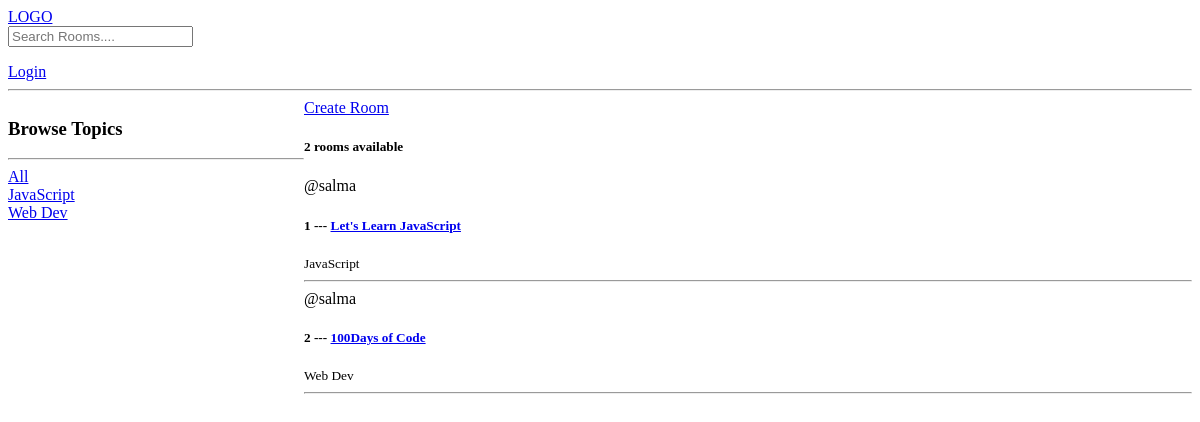
The app's page /, older data.
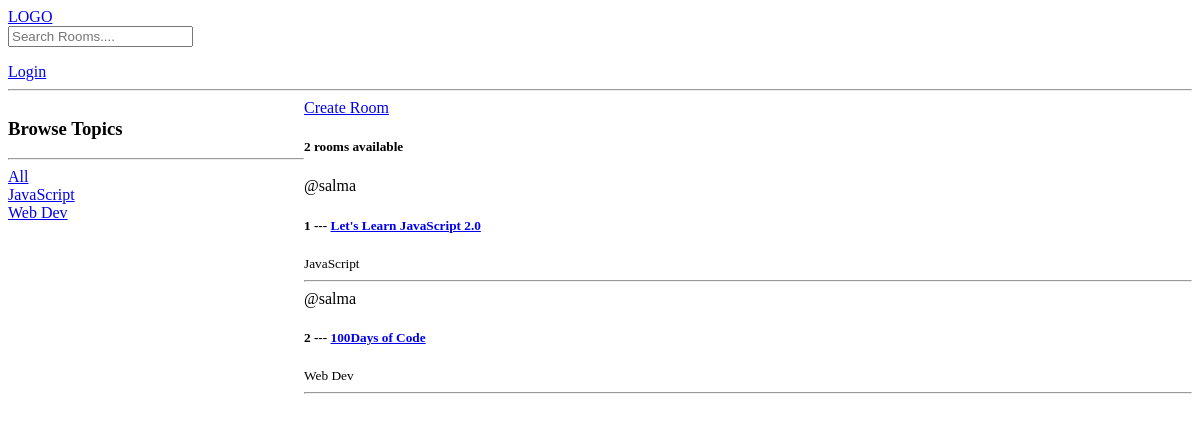
The same page, newer data.
### base/models.py (models this page shows, shortened)
class Room(models.Model):
    host = models.ForeignKey(User, on_delete=models.SET_NULL, null=True)
    topic = models.ForeignKey(Topic, on_delete=models.SET_NULL, null=True)
    name = models.CharField(max_length=200)
    description = models.TextField(null=True, blank=True)
    updated = models.DateTimeField(auto_now=True)
    created = models.DateTimeField(auto_now_add=True)
    class Meta:
        ordering = ['-updated', '-created']

class Topic(models.Model):
    name = models.CharField(max_length=200)

### base/views.py (the view)
# urls.py: path('', views.home, name="home"),
def home(request):
    q = request.GET.get('q') if request.GET.get('q') != None else ''
    rooms = Room.objects.filter(
        Q(topic__name__icontains=q) |
        Q(name__icontains=q) |
        Q(description__icontains=q)
          )
    topics = Topic.objects.all()
    room_count = rooms.count()
    context = {'rooms': rooms, 'topics': topics, 'room_count':room_count}
    return render(request, "base/home.html", context)

### base/templates/base/home.html (shortened to what this page needs)
{% extends 'main.html' %}
{% block content %}
<div class="home-container">
    <div>
        <h3>Browse Topics</h3>
        <hr>
        <div>
            <a href="{% url 'home' %}">All</a>
        </div>
        {% for topic in topics %}
        <div>
            <a href="{% url 'home' %}?q={{topic.name}}">{{topic.name}}</a>
        </div>
        {% endfor %}
    </div>
    <div>
        <div>
            <a href="{% url 'create-room' %}">Create Room</a>
            <h5>{{room_count}} rooms available</h5>
            <div>
                 {% for room in rooms %}
                <span>@{{room.host.username}}</span>
                 <div>
                     <h5>{{room.id}} --- <a  href="{% url 'room' room.id %}">{{room.name}}</a></h5>
                 </div>
                 <small>{{room.topic.name}}</small>
                 <hr>
                 {% endfor %}
            </div>
        </div>
    </div>
</div>
{% endblock content %}

Row changes from the older to the newer data that the page shows:
changed Room "JavaScript": name "Let's Learn JavaScript" → "Let's Learn JavaScript 2.0"
